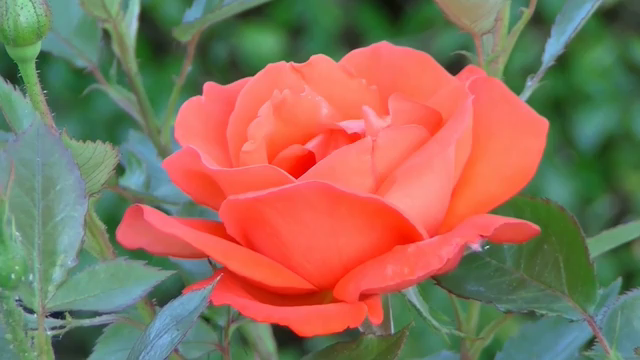
#> input picture frame 150 of Task 0/SB#7154_Task0/Task0.2/Video Processing/Videos/RoseBloom.mp4, 640 x 360 px
$ python main.py
#> lines starting #> are read from the running program, lines starting #| are printed output that depends on the picture
import cv2
import numpy as np
import os

#The following function extracts the frame from from the given video at time=6 sec
def partA():
    videopathA = cv2.VideoCapture('..\\Videos\\RoseBloom.mp4')
    videopathA.set(cv2.CAP_PROP_POS_MSEC,6000)
    status,image = videopathA.read()
#> image is the input picture: shape (360, 640, 3); mean B, G, R 90.3, 112.7, 141.1
    if status:
        cv2.imwrite('..\\Generated\\frame_as_6.jpg', image)

#The following function visualizes the red component of the frame extracted above where blue and green components are set to zero
def partB():
    imgpathB="..\\Generated\\frame_as_6.jpg"
    imgB =cv2.imread(imgpathB)
    B,G,R=cv2.split(imgB)
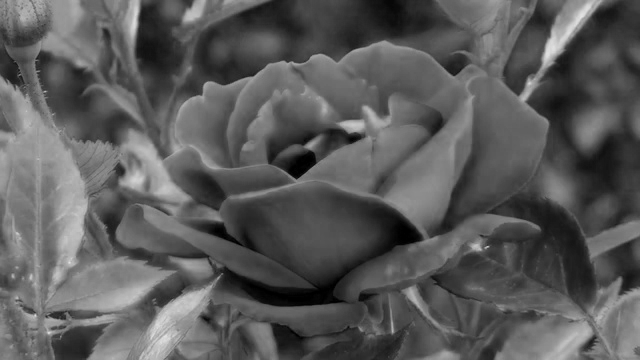
#> B: shape (360, 640); min 0, max 229, mean 90.2
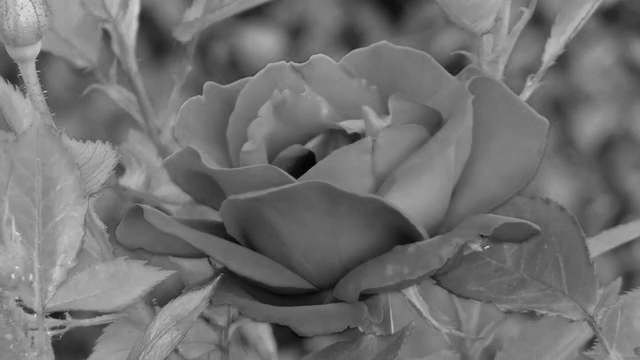
#> G: shape (360, 640); min 1, max 221, mean 112.6
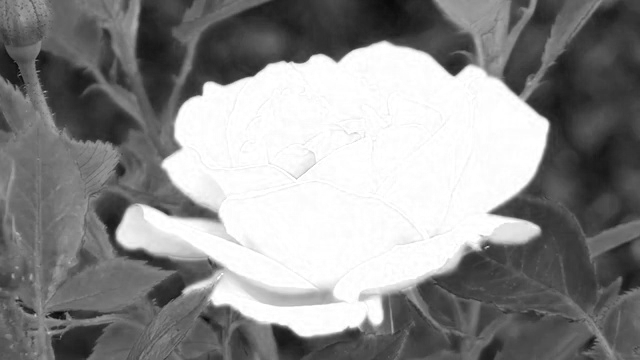
#> R: shape (360, 640); min 8, max 255, mean 141
    zeros=np.zeros(imgB.shape[:2],dtype="uint8")
    newimgB=cv2.merge([zeros,zeros,R])
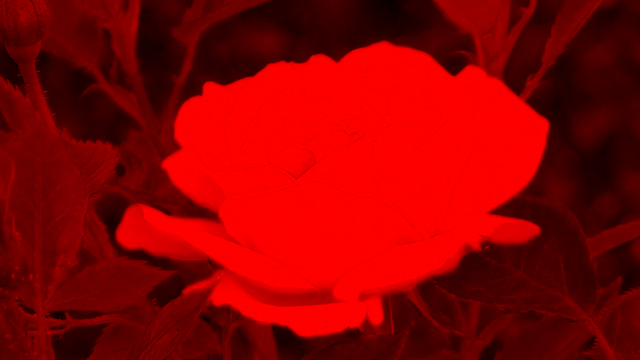
#> newimgB: shape (360, 640, 3); mean of channels 0, 1, 2 0, 0, 141; drawn as B, G, R
    cv2.imwrite('..\\Generated\\frame_as_6_red.jpg',newimgB)

#Calling the above functions
partA()
partB()
